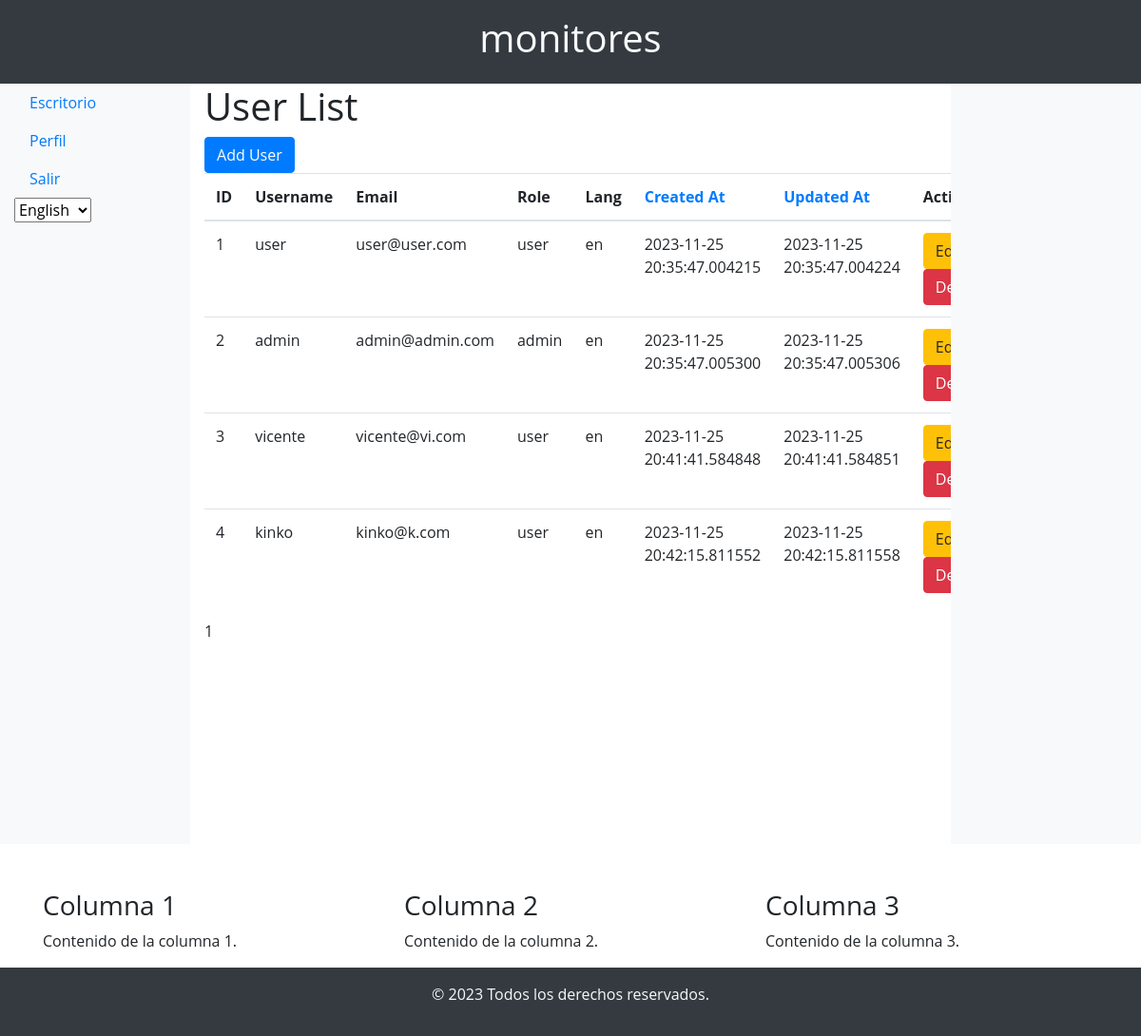
Before: /list_users (signed in) with the older database file.
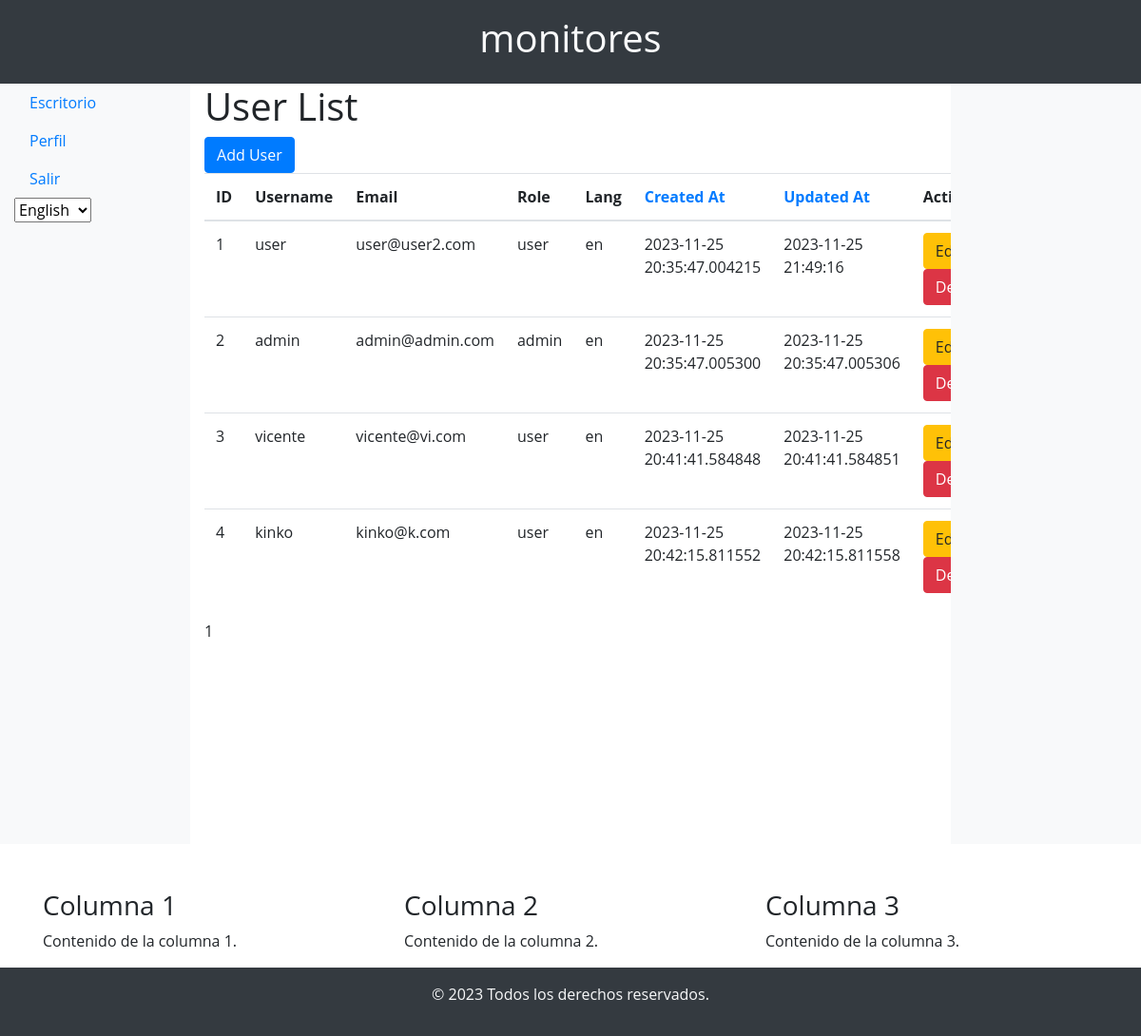
After: the same page with the newer database file.
### app/models/user_model.py (models this page shows, shortened)
class User(db.Model, UserMixin):
    id = db.Column(db.Integer, primary_key=True)
    username = db.Column(db.String(50), unique=True, nullable=False)
    email = db.Column(db.String(120), unique=True, nullable=False)
    password = db.Column(db.String(60), nullable=False)
    role = db.Column(db.String(20), default='user')  # Default role is 'user'
    language = db.Column(db.String(5), default='en')  # Add this line for language preference
    created_at = db.Column(db.DateTime, default=datetime.utcnow)
    updated_at = db.Column(db.DateTime, default=datetime.utcnow, onupdate=datetime.utcnow)

### app/controllers/user_controller.py (the view)
@app.route('/list_users')
@login_required
def list_users():
    page = request.args.get('page', 1, type=int)
    per_page = 9  # Adjust the number of users per page as needed
    order_by = request.args.get('order_by', 'created_at')  # Default order by created_at
    users = User.query.order_by(db.desc(getattr(User, order_by))).all()
    users = User.query.paginate(page=page, per_page=per_page, error_out=False)
    return render_template('user/list.html', users=users, order_by=order_by)

### app/__init__.py (called while the page is built)
@login_manager.user_loader
def load_user(user_id):
    return User.query.get(int(user_id))

def is_admin():
    return current_user.is_authenticated and current_user.role == 'admin'

### app/templates/user/list.html (shortened to what this page needs)
{% extends 'base.html' %}
{% block content %}
    <h1>User List</h1>
    <a href="{{ url_for('add_user') }}" class="btn btn-primary">Add User</a>
    <table class="table">
        <thead>
            <tr>
                <th>ID</th>
                <th>Username</th>
                <th>Email</th>
                <th>Role</th>
                <th>Lang</th>
                <th><a href="{{ url_for('list_users', order_by='created_at') }}">Created At</a></th>
                <th><a href="{{ url_for('list_users', order_by='updated_at') }}">Updated At</a></th>
                <th>Actions</th>
            </tr>
        </thead>
        <tbody>
            {% for user in users.items %}
                <tr>
                    <td>{{ user.id }}</td>
                    <td>{{ user.username }}</td>
                    <td>{{ user.email }}</td>
                    <td>{{ user.role }}</td>
                    <td>{{ user.language }}</user></td>
                    <td>{{ user.created_at }}</td>
                    <td>{{ user.updated_at }}</td>
                    <td>
                        <a href="{{ url_for('edit_user', user_id=user.id) }}" class="btn btn-warning">Edit</a>
                        <a href="{{ url_for('delete_user', user_id=user.id) }}" class="btn btn-danger">Delete</a>
                    </td>
                </tr>
            {% endfor %}
        </tbody>
    </table>
    <div class="pagination">
        <span class="step-links">
            {% for page_num in users.iter_pages() %}
                {% if page_num %}
                    {% if page_num == users.page %}
                        <span class="current">{{ page_num }}</span>
                    {% else %}
                        <a href="?page={{ page_num }}">{{ page_num }}</a>
                    {% endif %}
                {% else %}
                    <span class="ellipsis">...</span>
                {% endif %}
            {% endfor %}
        </span>
    </div>
{% endblock %}

### app/templates/base.html (shortened to what this page needs)
<!DOCTYPE html>
<html lang="en">
<head>
    <link rel="stylesheet" href="https://stackpath.bootstrapcdn.com/bootstrap/4.3.1/css/bootstrap.min.css">
    <link rel="stylesheet" href="{{ url_for('static', filename='css/styles.css') }}">
    <link rel="stylesheet" type="text/css" href="https://cdn.datatables.net/1.11.6/css/jquery.dataTables.css">
</head>
<body>
    <div class="container-fluid">
        <div class="row bg-dark text-light">
            <div class="col-12">
                <h1 class="text-center py-3">monitores</h1>
            </div>
        </div>
        <div class="row content">
            <div class="col-md-2 bg-light">
                {% if current_user.is_authenticated %}
                    <nav class="nav flex-column">
                        <li class="nav-item">
                            <a class="nav-link" href="/">Escritorio</a>
                        </li>
                        <li class="nav-item">
                            <a class="nav-link" href="{{ url_for('user_profile', user_id=current_user.id) }}">Perfil</a>
                        </li>
                        <li class="nav-item">
                            <a class="nav-link" href="{{ url_for('logout') }}">Salir</a>
                        </li>
                    </nav>
                    <div class="language-selector">
                        <form action="{{ url_for('set_locale') }}" method="post">
                            <select name="language" onchange="this.form.submit()">
                                <option value="en" {% if g.get('locale', 'en') == 'en' %}selected{% endif %}>English</option>
                            </select>
                    </form>
                </div>
                {% endif %}
            </div>
            <div class="col-md-8">
                {% block content %}{% endblock %}
            </div>
            <div class="col-md-2 bg-light">
            </div>
        </div>
        <div class="container mt-5">
            <div class="row">
                <div class="col-md-4">
                    <h3>Columna 1</h3>
                    <p>Contenido de la columna 1.</p>
                </div>
                <div class="col-md-4">
                    <h3>Columna 2</h3>
                    <p>Contenido de la columna 2.</p>
                </div>
                <div class="col-md-4">
                    <h3>Columna 3</h3>
                    <p>Contenido de la columna 3.</p>
                </div>
            </div>
        </div>
        <div class="row bg-dark text-light text-center py-3">
            <div class="col-12">
                <p>© 2023 Todos los derechos reservados.</p>
            </div>
        </div>
    </div>
</body>
</html>

### app/static/css/styles.css (style rules this page uses)
html, body { height: 100%; margin: 0; }
body { display: flex; flex-direction: column; }
.row.content { flex: 1; min-height: 100vh; }
body { font-family: 'Open Sans', sans-serif; }
.container { margin-top: 50px; }

Changed rows visible on the page:
changed User id 1: email "user@user.com" → "user@user2.com"; updated_at "2023-11-25 20:35:47.004224" → "2023-11-25 21:49:16"
